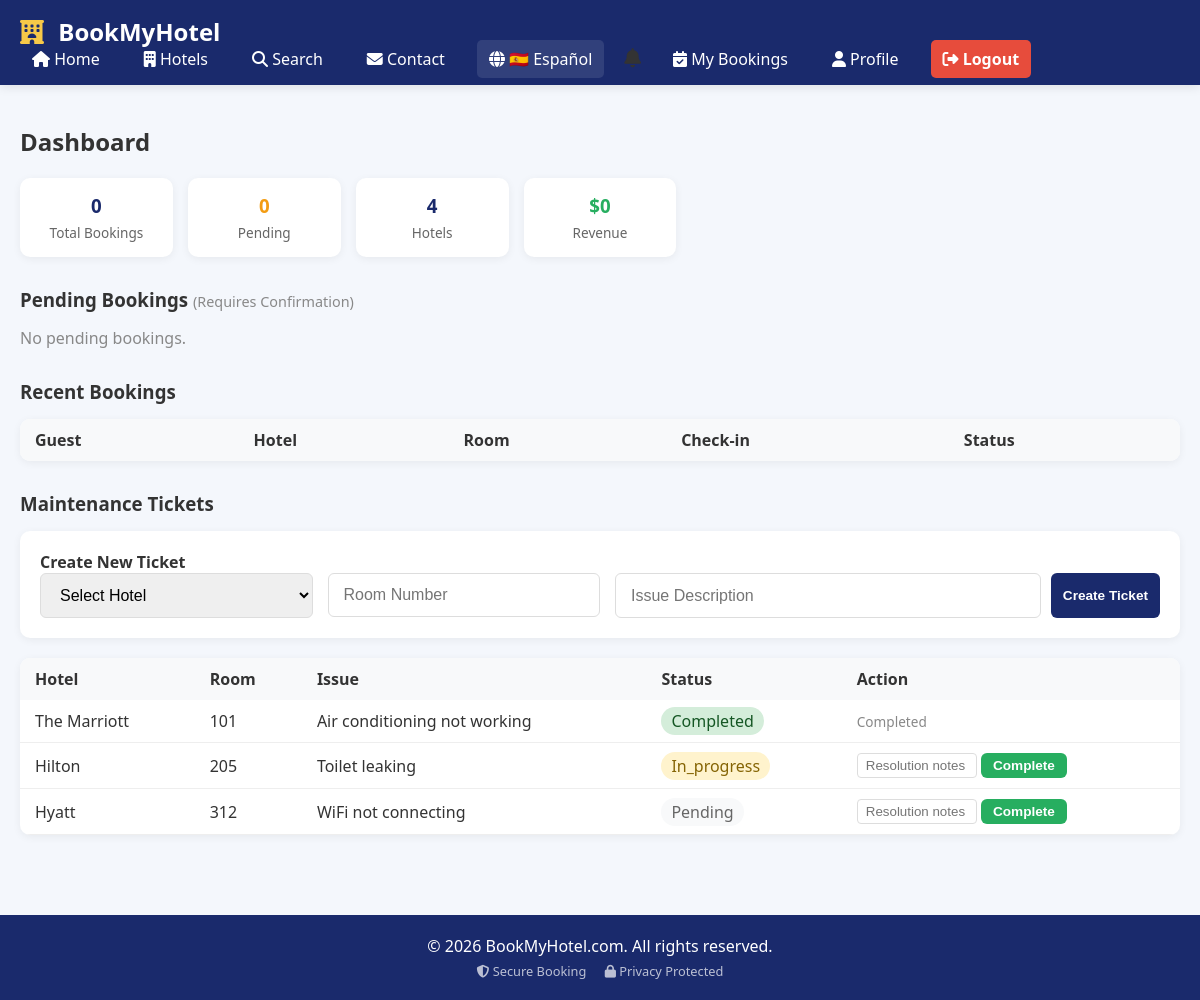
/dashboard.php (signed in), run on the app's committed database.
### tables this page shows
CREATE TABLE IF NOT EXISTS maintenance_tickets (
    id INT AUTO_INCREMENT PRIMARY KEY,
    hotel_id INT NOT NULL,
    room_number VARCHAR(20) NOT NULL,
    issue TEXT NOT NULL,
    status ENUM('pending', 'in_progress', 'completed') DEFAULT 'pending',
    created_by INT NOT NULL,
    completed_by INT DEFAULT NULL,
    resolution_notes TEXT,
    created_at TIMESTAMP DEFAULT CURRENT_TIMESTAMP,
    completed_at TIMESTAMP NULL,
    FOREIGN KEY (hotel_id) REFERENCES hotels(id) ON DELETE CASCADE,
    FOREIGN KEY (created_by) REFERENCES users(id) ON DELETE CASCADE,
    FOREIGN KEY (completed_by) REFERENCES users(id) ON DELETE SET NULL
);

CREATE TABLE IF NOT EXISTS hotels (
    id INT AUTO_INCREMENT PRIMARY KEY,
    name VARCHAR(100) NOT NULL,
    description TEXT,
    location VARCHAR(100),
    star_rating INT DEFAULT 5,
    image VARCHAR(255),
    facilities TEXT,
    created_at TIMESTAMP DEFAULT CURRENT_TIMESTAMP
);

### dashboard.php (the view, shortened to what this page needs)
<?php
$conn = getConnection();
$stats = [];
$stats['total_bookings'] = $conn->query("SELECT COUNT(*) as count FROM bookings")->fetch_assoc()['count'];
$stats['total_hotels'] = $conn->query("SELECT COUNT(*) as count FROM hotels")->fetch_assoc()['count'];
$stats['total_users'] = $conn->query("SELECT COUNT(*) as count FROM users")->fetch_assoc()['count'];
$stats['total_revenue'] = $conn->query("SELECT SUM(total_price) as total FROM bookings WHERE status != 'cancelled'")->fetch_assoc()['total'] ?? 0;
$stats['pending_bookings'] = $conn->query("SELECT COUNT(*) as count FROM bookings WHERE status = 'pending'")->fetch_assoc()['count'];
$tickets = $conn->query("SELECT t.*, h.name as hotel_name, u.full_name as created_by_name
                         FROM maintenance_tickets t
                         JOIN hotels h ON t.hotel_id = h.id
                         JOIN users u ON t.created_by = u.id
                         ORDER BY t.created_at DESC LIMIT 20");
include 'includes/header.php';
?>
<div class="container">
    <h2>Dashboard</h2>
    <div style="display:grid; grid-template-columns:repeat(auto-fill,minmax(150px,1fr)); gap:15px; margin:20px 0;">
        <div style="background:#fff; padding:15px; border-radius:10px; text-align:center; box-shadow:0 2px 8px rgba(0,0,0,0.06);">
            <h3 style="color:#1a2a6c; margin:0;"><?php echo $stats['total_bookings']; ?></h3>
            <p style="margin:5px 0 0; font-size:0.85rem; color:#666;">Total Bookings</p>
        </div>
        <div style="background:#fff; padding:15px; border-radius:10px; text-align:center; box-shadow:0 2px 8px rgba(0,0,0,0.06);">
            <h3 style="color:#f39c12; margin:0;"><?php echo $stats['pending_bookings']; ?></h3>
            <p style="margin:5px 0 0; font-size:0.85rem; color:#666;">Pending</p>
        </div>
        <div style="background:#fff; padding:15px; border-radius:10px; text-align:center; box-shadow:0 2px 8px rgba(0,0,0,0.06);">
            <h3 style="color:#1a2a6c; margin:0;"><?php echo $stats['total_hotels']; ?></h3>
            <p style="margin:5px 0 0; font-size:0.85rem; color:#666;">Hotels</p>
        </div>
        <div style="background:#fff; padding:15px; border-radius:10px; text-align:center; box-shadow:0 2px 8px rgba(0,0,0,0.06);">
            <h3 style="color:#27ae60; margin:0;">$<?php echo number_format($stats['total_revenue'], 0); ?></h3>
            <p style="margin:5px 0 0; font-size:0.85rem; color:#666;">Revenue</p>
        </div>
    </div>
    <h3 style="margin:30px 0 15px;">Pending Bookings <span style="font-size:0.9rem; color:#888; font-weight:normal;">(Requires Confirmation)</span></h3>
    <?php
    $pending = $conn->query("SELECT b.*, u.full_name, r.room_type, h.name as hotel_name
                            FROM bookings b
                            JOIN users u ON b.user_id = u.id
                            JOIN rooms r ON b.room_id = r.id
                            JOIN hotels h ON r.hotel_id = h.id
                            WHERE b.status = 'pending'
                            ORDER BY b.booking_date DESC");
    if ($pending->num_rows > 0): ?>
        <div style="background:#fff; border-radius:10px; overflow-x:auto; box-shadow:0 2px 8px rgba(0,0,0,0.06); margin-bottom:20px;">
            <table style="width:100%; border-collapse:collapse; min-width:500px;">
                <thead>
                    <tr style="background:#f8f9fa;">
                        <th style="padding:10px 15px; text-align:left;">Guest</th>
                        <th style="padding:10px 15px; text-align:left;">Hotel</th>
                        <th style="padding:10px 15px; text-align:left;">Room</th>
                        <th style="padding:10px 15px; text-align:left;">Dates</th>
                        <th style="padding:10px 15px; text-align:left;">Total</th>
                        <th style="padding:10px 15px; text-align:left;">Action</th>
                    </tr>
                </thead>
                <tbody>
                    <?php while ($booking = $pending->fetch_assoc()): ?>
                        <tr style="border-bottom:1px solid #eee;">
                            <td style="padding:10px 15px;"><?php echo htmlspecialchars($booking['full_name']); ?></td>
                            <td style="padding:10px 15px;"><?php echo htmlspecialchars($booking['hotel_name']); ?></td>
                            <td style="padding:10px 15px;"><?php echo htmlspecialchars($booking['room_type']); ?></td>
                            <td style="padding:10px 15px; font-size:0.85rem;">
                                <?php echo date('M d', strtotime($booking['check_in'])); ?> -
                                <?php echo date('M d', strtotime($booking['check_out'])); ?>
                            </td>
                            <td style="padding:10px 15px;">$<?php echo number_format($booking['total_price'], 2); ?></td>
                            <td style="padding:10px 15px;">
                                <form method="POST" style="display:inline;">
                                    <input type="hidden" name="action" value="confirm_booking">
                                    <input type="hidden" name="booking_id" value="<?php echo $booking['id']; ?>">
                                    <button type="submit" class="btn btn-success btn-sm" onclick="return confirm('Confirm this booking?');">
                                        <i class="fas fa-check"></i> Confirm
                                    </button>
                                </form>
                            </td>
                        </tr>
                    <?php endwhile; ?>
                </tbody>
            </table>
        </div>
    <?php else: ?>
        <p style="color:#888;">No pending bookings.</p>
    <?php endif; ?>
    <h3 style="margin:30px 0 15px;">Recent Bookings</h3>
    <div style="background:#fff; border-radius:10px; overflow-x:auto; box-shadow:0 2px 8px rgba(0,0,0,0.06);">
        <table style="width:100%; border-collapse:collapse; min-width:500px;">
            <thead>
                <tr style="background:#f8f9fa;">
                    <th style="padding:10px 15px; text-align:left;">Guest</th>
                    <th style="padding:10px 15px; text-align:left;">Hotel</th>
                    <th style="padding:10px 15px; text-align:left;">Room</th>
                    <th style="padding:10px 15px; text-align:left;">Check-in</th>
                    <th style="padding:10px 15px; text-align:left;">Status</th>
                </tr>
            </thead>
        </table>
    </div>
    <h3 style="margin:30px 0 15px;">Maintenance Tickets</h3>
    <div style="background:#fff; padding:20px; border-radius:10px; box-shadow:0 2px 8px rgba(0,0,0,0.06); margin-bottom:20px;">
        <h4>Create New Ticket</h4>
        <form method="POST">
            <div style="display:grid; grid-template-columns:1fr 1fr 2fr; gap:15px;">
                <div class="form-group" style="margin:0;">
                    <select name="hotel_id" required>
                        <option value="">Select Hotel</option>
                    </select>
                </div>
                <div class="form-group" style="margin:0;">
                    <input type="text" name="room_number" placeholder="Room Number" required>
                </div>
                <div class="form-group" style="margin:0; display:flex; gap:10px;">
                    <input type="text" name="issue" placeholder="Issue Description" required style="flex:1;">
                    <button type="submit" class="btn btn-primary btn-sm">Create Ticket</button>
                </div>
            </div>
        </form>
    </div>
    <div style="background:#fff; border-radius:10px; overflow-x:auto; box-shadow:0 2px 8px rgba(0,0,0,0.06);">
        <table style="width:100%; border-collapse:collapse; min-width:500px;">
            <thead>
                <tr style="background:#f8f9fa;">
                    <th style="padding:10px 15px; text-align:left;">Hotel</th>
                    <th style="padding:10px 15px; text-align:left;">Room</th>
                    <th style="padding:10px 15px; text-align:left;">Issue</th>
                    <th style="padding:10px 15px; text-align:left;">Status</th>
                    <th style="padding:10px 15px; text-align:left;">Action</th>
                </tr>
            </thead>
            <tbody>
                <?php if ($tickets->num_rows > 0): ?>
                    <?php while ($ticket = $tickets->fetch_assoc()): ?>
                        <tr style="border-bottom:1px solid #eee;">
                            <td style="padding:10px 15px;"><?php echo htmlspecialchars($ticket['hotel_name']); ?></td>
                            <td style="padding:10px 15px;"><?php echo htmlspecialchars($ticket['room_number']); ?></td>
                            <td style="padding:10px 15px;"><?php echo htmlspecialchars($ticket['issue']); ?></td>
                            <td style="padding:10px 15px;">
                                <span style="padding:3px 10px; border-radius:15px; background:<?php
                                    echo $ticket['status'] === 'completed' ? '#d4edda' :
                                         ($ticket['status'] === 'in_progress' ? '#fff3cd' : '#f8f9fa');
                                ?>; color:<?php
                                    echo $ticket['status'] === 'completed' ? '#155724' :
                                         ($ticket['status'] === 'in_progress' ? '#856404' : '#666');
                                ?>;">
                                    <?php echo ucfirst($ticket['status']); ?>
                                </span>
                            </td>
                            <td style="padding:10px 15px;">
                                <?php if ($ticket['status'] !== 'completed'): ?>
                                    <form method="POST" style="display:inline;">
                                        <input type="text" name="resolution" placeholder="Resolution notes" style="padding:4px 8px; width:120px; border:1px solid #ddd; border-radius:4px;">
                                        <button type="submit" class="btn btn-success btn-sm">Complete</button>
                                    </form>
                                <?php else: ?>
                                    <span style="font-size:0.85rem; color:#888;">Completed</span>
                                <?php endif; ?>
                            </td>
                        </tr>
                    <?php endwhile; ?>
                <?php else: ?>
                    <tr><td colspan="5" style="padding:15px; text-align:center; color:#888;">No maintenance tickets found.</td></tr>
                <?php endif; ?>
            </tbody>
        </table>
    </div>
</div>
<?php include 'includes/footer.php'; ?>

### assets/css/style.css (style rules this page uses)
* { margin: 0; padding: 0; box-sizing: border-box; }
body { font-family: 'Segoe UI', Tahoma, Geneva, Verdana, sans-serif; background: #f4f7fc; color: #333; min-height: 100vh; display: flex; flex-direction: column; }
.container { max-width: 1200px; margin: 0 auto; padding: 0 20px; }
.btn { display: inline-block; padding: 10px 20px; border-radius: 6px; border: none; cursor: pointer; text-decoration: none; font-weight: 600; transition: background 0.3s; }
.btn-primary { background: #1a2a6c; color: #fff; }
.btn-success { background: #27ae60; color: #fff; }
.form-group { margin-bottom: 20px; }
.form-group input, .form-group select, .form-group textarea { width: 100%; padding: 12px 15px; border: 1px solid #ddd; border-radius: 6px; font-size: 1rem; transition: border 0.3s; }
.btn-sm { padding: 5px 12px; font-size: 0.85rem; }

### data on the page
maintenance_tickets: hotel.name "The Marriott", room_number "101", issue "Air conditioning not working", status "Completed"
maintenance_tickets: hotel.name "Hilton", room_number "205", issue "Toilet leaking", status "In_progress"
maintenance_tickets: hotel.name "Hyatt", room_number "312", issue "WiFi not connecting", status "Pending"

### other printed values
t('home') "Home"
t('hotels') "Hotels"
t('search') "Search"
t('contact') "Contact"
t('my_bookings') "My Bookings"
t('profile') "Profile"
t('logout') "Logout"
$stats['total_bookings'] "0"
$stats['pending_bookings'] "0"
$stats['total_hotels'] "4"
$stats['total_revenue'] "0"
